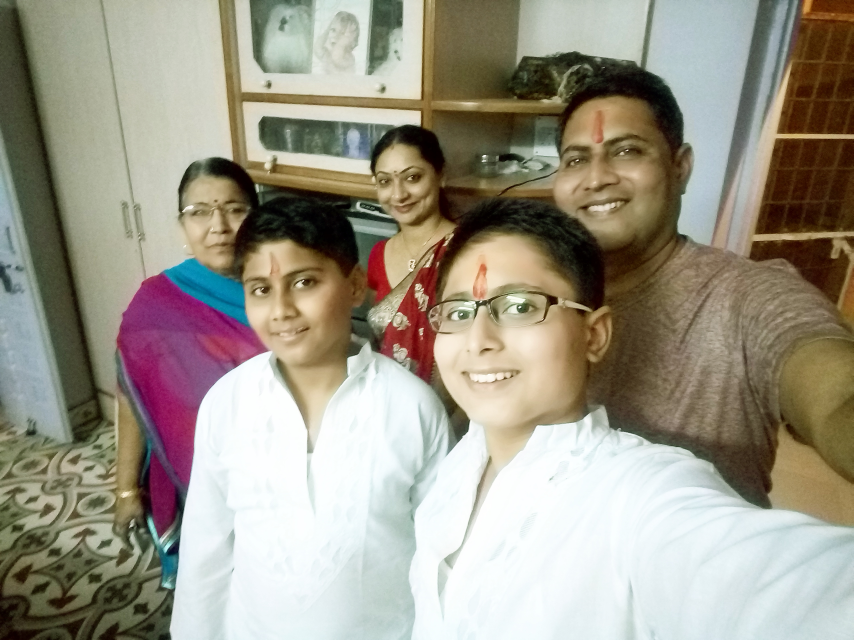
#> input picture Group.jpg, 2560 x 1920 px, found by its file name (shown at 1/3 size)
$ python 15Face_Detection.py
#> lines starting #> are read from the running program, lines starting #| are printed output that depends on the picture; after the words box and inside, x2 and y2 are one past the last pixel; in counts of white or black regions, pixels touching at a corner belong together
#> further down, img is the input picture: shape (1920, 2560, 3); mean B, G, R 136.3, 151.1, 156.7
import cv2 as cv

def rescaleFrame(frame):
    scale=0.25
    width=int(frame.shape[1]*scale)
#> width = 640
    height=int(frame.shape[0]*scale)
#> height = 480
    dim=(width,height)
#> dim = (640, 480)
    return cv.resize(frame, dim, interpolation=cv.INTER_AREA)
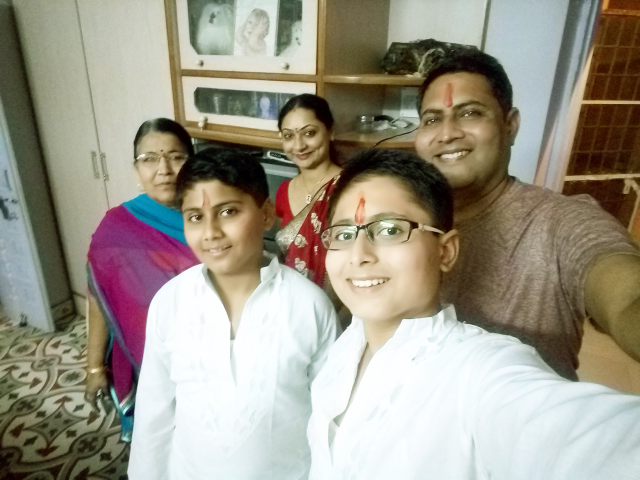
#> returned value: shape (480, 640, 3); mean of channels 0, 1, 2 136.3, 151.1, 156.7; drawn as B, G, R

face_cascade = cv.CascadeClassifier(cv.data.haarcascades+"haarcascade_frontalface_default.xml")

img=cv.imread('Group.jpg')
img = rescaleFrame(img)
gray=cv.cvtColor(img , cv.COLOR_BGR2GRAY)
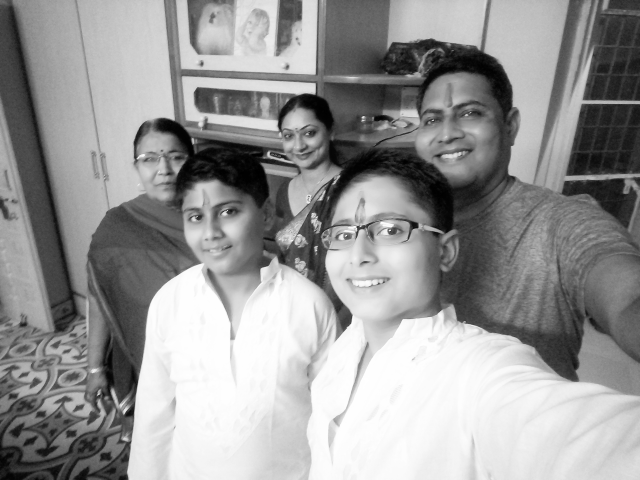
#> gray: shape (480, 640); min 0, max 255, mean 151.1
#cv.imshow('Gray',gray)

faces = face_cascade.detectMultiScale(gray , 1.3 , 5)   #1.3 and 5 are randomly chosen and can be changed
#> faces = [[272, 112, 58, 58], [132, 135, 60, 60], [411, 82, 88, 88], [169, 180, 87, 87], [313, 180, 130, 130]]
print(faces)
#| [[272 112  58  58]
#|  [132 135  60  60]
#|  [411  82  88  88]
#|  [169 180  87  87]
#|  [313 180 130 130]]
for (x,y,w,h) in faces:
    cv.rectangle(img , (x,y) , (x+w,y+h) , (0,255,0) , 3)
#> this loop made 5 passes
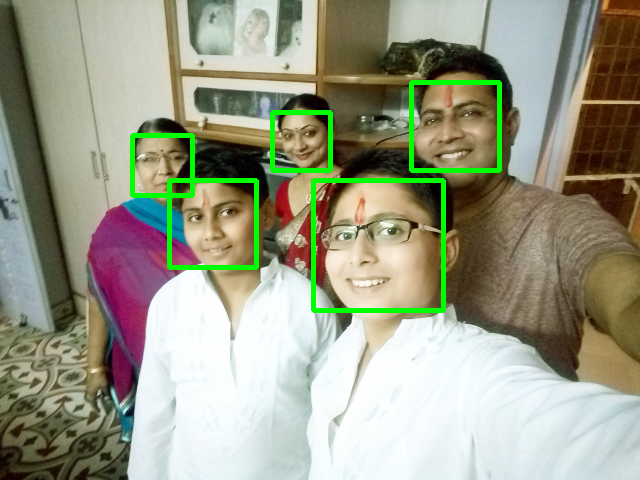
#> img: shape (480, 640, 3); 2.72% of pixels changed, all inside (x1, y1, x2, y2) = (130, 80, 502, 313)
cv.imshow('Face',img)
cv.waitKey(0)

$ run again, with 4K.jpg copied over Group.jpg
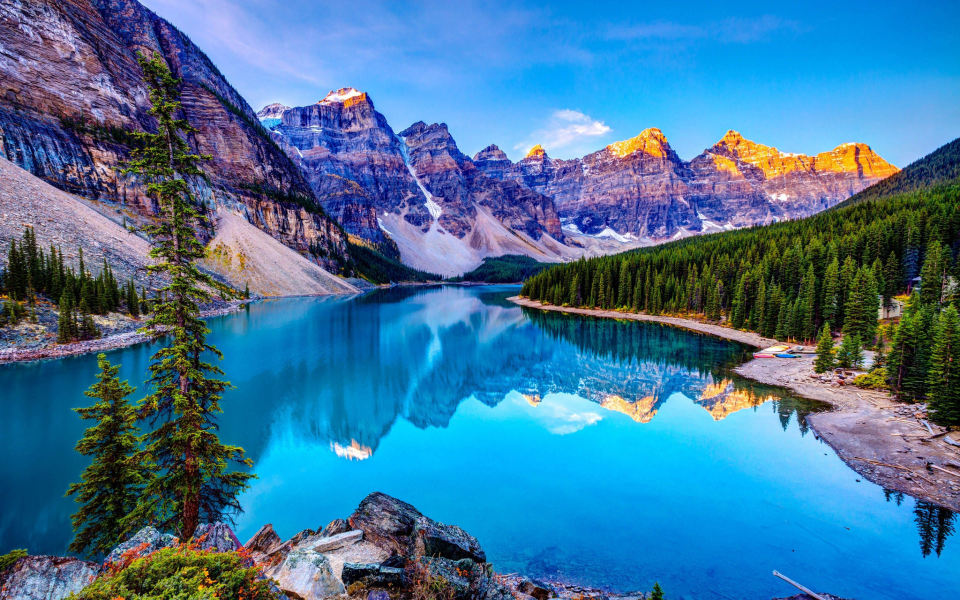
#> input picture 4K.jpg, 3840 x 2400 px, found by its file name (shown at 1/4 size)
#> img is the input picture: shape (2400, 3840, 3); mean B, G, R 154.7, 117.6, 66
#> in rescaleFrame, `return cv.resize(frame, dim, interpolation=cv.INTER_AREA)`:
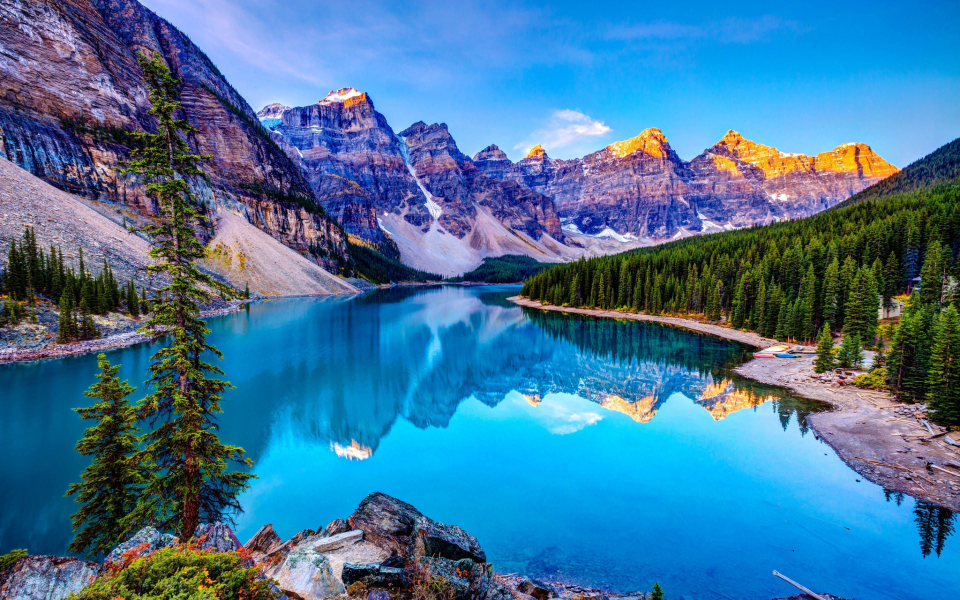
#> returned value: shape (600, 960, 3); mean of channels 0, 1, 2 154.7, 117.6, 66; drawn as B, G, R
#> `gray=cv.cvtColor(img , cv.COLOR_BGR2GRAY)`:
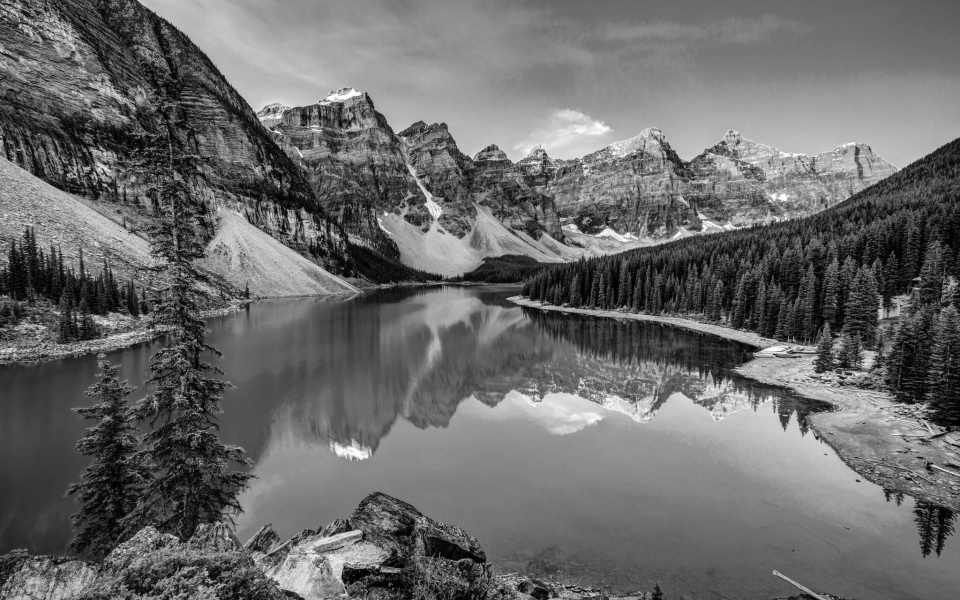
#> gray: shape (600, 960); min 0, max 254, mean 106.4
#> faces = ()

$ run again, with Large.jpg copied over Group.jpg
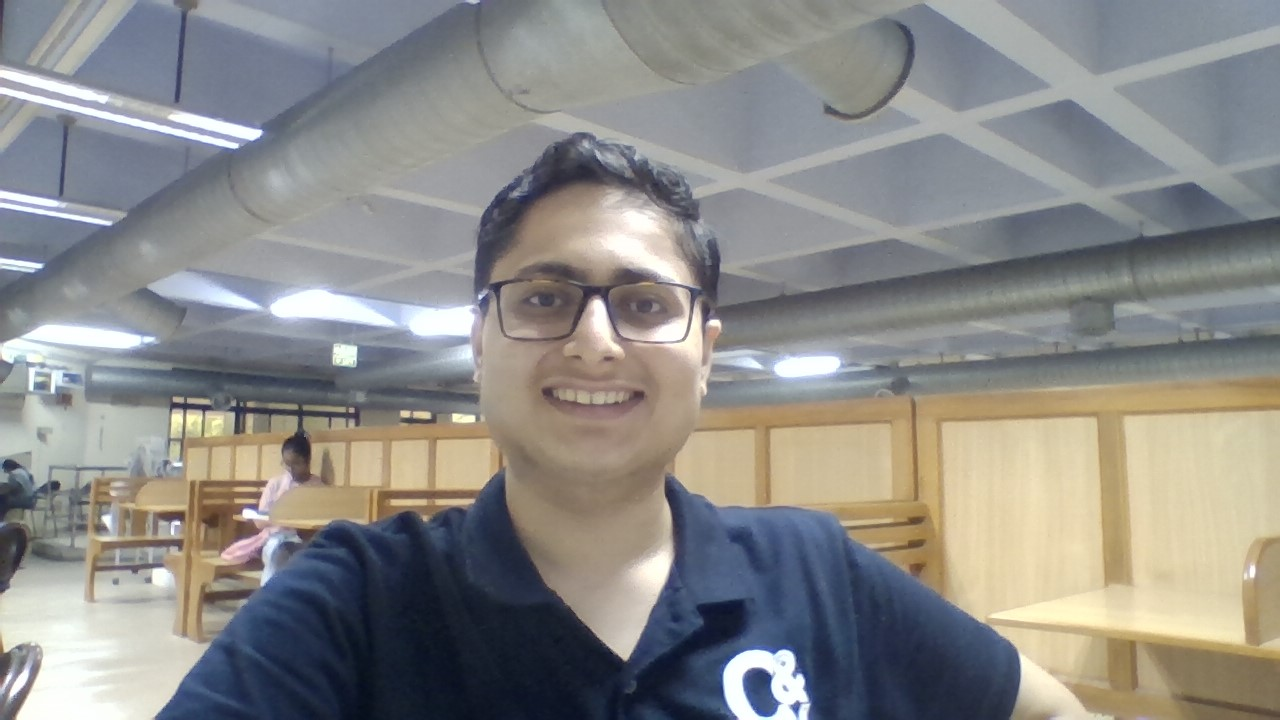
#> input picture Large.jpg, 1280 x 720 px, found by its file name
#> img is the input picture: shape (720, 1280, 3); mean B, G, R 136.8, 139, 139.7
#> `gray=cv.cvtColor(img , cv.COLOR_BGR2GRAY)`:
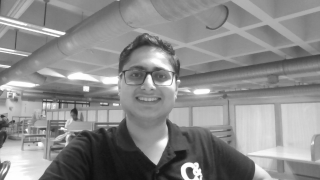
#> gray: shape (180, 320); min 14, max 255, mean 139
#> faces = [[119, 51, 64, 64]]
#| [[119  51  64  64]]
#> the loop `for (x,y,w,h) in faces:` made 1 pass
#> after the loop `for (x,y,w,h) in faces:`:
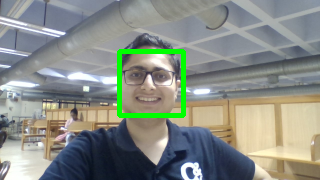
#> img: shape (180, 320, 3); mean B, G, R 133.8, 141.4, 136.4
